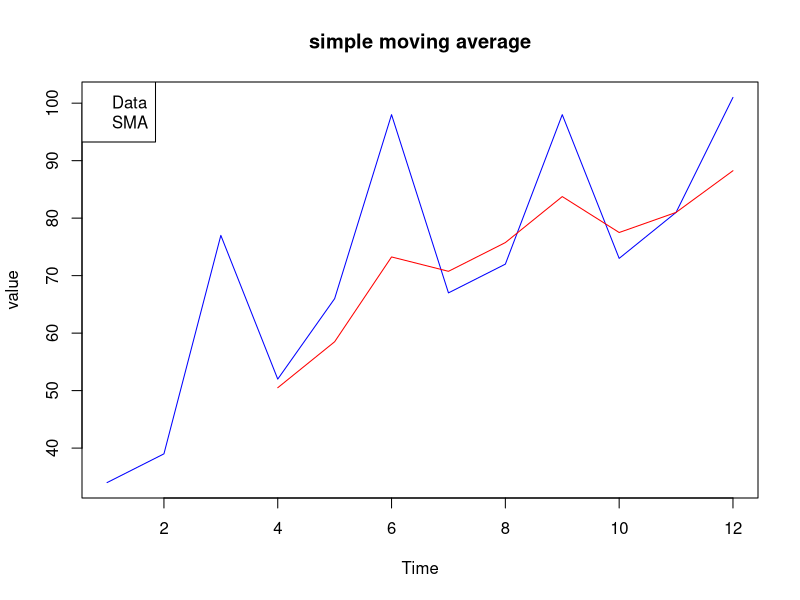

The R source for this figure:
install.packages(TTR)
library(TTR)

# Simple Moving Averages
data<-c(11,15,13,14,18,16,14,18,19,23)
s<-3                      # Number of periods (or span) for moving average
sma<-SMA(data,n=s)
print(sma)

# Exponential Moving Average (EMA)
data<-c(11,15,13,14,18,16,14,18,19,23)
ema<-EMA(data,n=3)          # Number of periods or span           
results<-signif(ema,4)      # result limited to significant numbers  
print(results)

# Question
data<-c(34,39,77,52,66,98,67,72,98,73,81,101)
# 3 year span
s=3
sma<-SMA(data,n=s)
print(sma)
# 4 year span
s=4
sma<-SMA(data,n=s)
print(sma)

# Plotting moving averages in R
data<-c(34,39,77,52,66,98,67,72,98,73,81,101)
s<-4
sma<-SMA(data,n=4)
print(sma)

plot(data,type = "l",col="blue",main="simple moving average",
     xlab = "Time",ylab = "value")

lines(sma,col="red")
legend("topleft",legend = c("Data","SMA"),col = c("blue",
                                                  "red"))

# Weighted Moving Averages
data<-c(11,18,25,36,42,49,54,62,70)
weights<-c(0.2,0.3,0.5)
wma<-stats::filter(data,filter=weights,sides=1)
print(wma)

